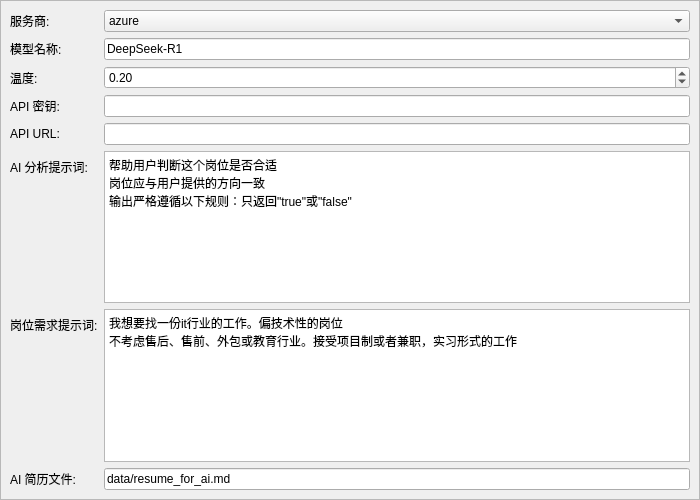
<?xml version="1.0" encoding="UTF-8"?>
<ui version="4.0">
 <class>AiSettingsPageWidget</class>
 <widget class="QWidget" name="AiSettingsPageWidget">
  <property name="geometry">
   <rect>
    <x>0</x>
    <y>0</y>
    <width>700</width>
    <height>500</height>
   </rect>
  </property>
  <property name="windowTitle">
   <string>AI 配置</string>
  </property>
  <layout class="QVBoxLayout" name="pageVerticalLayout">
   <property name="leftMargin">
    <number>0</number>
   </property>
   <property name="topMargin">
    <number>0</number>
   </property>
   <property name="rightMargin">
    <number>0</number>
   </property>
   <property name="bottomMargin">
    <number>0</number>
   </property>
   <item>
    <widget class="QScrollArea" name="scrollArea">
     <property name="widgetResizable">
      <bool>true</bool>
     </property>
     <widget class="QWidget" name="scrollAreaWidgetContents_ai">
      <property name="geometry">
       <rect>
        <x>0</x>
        <y>0</y>
        <width>698</width>
        <height>498</height>
       </rect>
      </property>
      <layout class="QFormLayout" name="aiFormLayout">
       <item row="0" column="0">
        <widget class="QLabel" name="aiProviderLabel">
         <property name="text">
          <string>服务商:</string>
         </property>
        </widget>
       </item>
       <item row="0" column="1">
        <widget class="QComboBox" name="aiProviderComboBox">
         <item>
          <property name="text">
           <string>azure</string>
          </property>
         </item>
         <item>
          <property name="text">
           <string>openai</string>
          </property>
         </item>
        </widget>
       </item>
       <item row="1" column="0">
        <widget class="QLabel" name="aiModelLabel">
         <property name="text">
          <string>模型名称:</string>
         </property>
        </widget>
       </item>
       <item row="1" column="1">
        <widget class="QLineEdit" name="aiModelLineEdit">
         <property name="text">
          <string>DeepSeek-R1</string>
         </property>
        </widget>
       </item>
       <item row="2" column="0">
        <widget class="QLabel" name="aiTemperatureLabel">
         <property name="text">
          <string>温度:</string>
         </property>
        </widget>
       </item>
       <item row="2" column="1">
        <widget class="QDoubleSpinBox" name="aiTemperatureSpinBox">
         <property name="singleStep">
          <double>0.100000000000000</double>
         </property>
         <property name="value">
          <double>0.200000000000000</double>
         </property>
        </widget>
       </item>
       <item row="3" column="0">
        <widget class="QLabel" name="aiApiKeyLabel">
         <property name="text">
          <string>API 密钥:</string>
         </property>
        </widget>
       </item>
       <item row="3" column="1">
        <widget class="QLineEdit" name="aiApiKeyLineEdit">
         <property name="echoMode">
          <enum>QLineEdit::EchoMode::Password</enum>
         </property>
        </widget>
       </item>
       <item row="4" column="0">
        <widget class="QLabel" name="aiApiUrlLabel">
         <property name="text">
          <string>API URL:</string>
         </property>
        </widget>
       </item>
       <item row="4" column="1">
        <widget class="QLineEdit" name="aiApiUrlLineEdit"/>
       </item>
       <item row="5" column="0">
        <widget class="QLabel" name="aiPromptLabel">
         <property name="text">
          <string>AI 分析提示词:</string>
         </property>
        </widget>
       </item>
       <item row="5" column="1">
        <widget class="QTextEdit" name="aiPromptTextEdit">
         <property name="plainText">
          <string>帮助用户判断这个岗位是否合适
岗位应与用户提供的方向一致
输出严格遵循以下规则：只返回&quot;true&quot;或&quot;false&quot;</string>
         </property>
        </widget>
       </item>
       <item row="6" column="0">
        <widget class="QLabel" name="jobRequirementsPromptLabel">
         <property name="text">
          <string>岗位需求提示词:</string>
         </property>
        </widget>
       </item>
       <item row="6" column="1">
        <widget class="QTextEdit" name="jobRequirementsPromptTextEdit">
         <property name="plainText">
          <string>我想要找一份it行业的工作。偏技术性的岗位
不考虑售后、售前、外包或教育行业。接受项目制或者兼职，实习形式的工作</string>
         </property>
        </widget>
       </item>
       <item row="7" column="0">
        <widget class="QLabel" name="resumeForAiFileLabel">
         <property name="text">
          <string>AI 简历文件:</string>
         </property>
        </widget>
       </item>
       <item row="7" column="1">
        <widget class="QLineEdit" name="resumeForAiFileLineEdit">
         <property name="text">
          <string>data/resume_for_ai.md</string>
         </property>
        </widget>
       </item>
      </layout>
     </widget>
    </widget>
   </item>
  </layout>
 </widget>
 <resources/>
 <connections/>
</ui>
